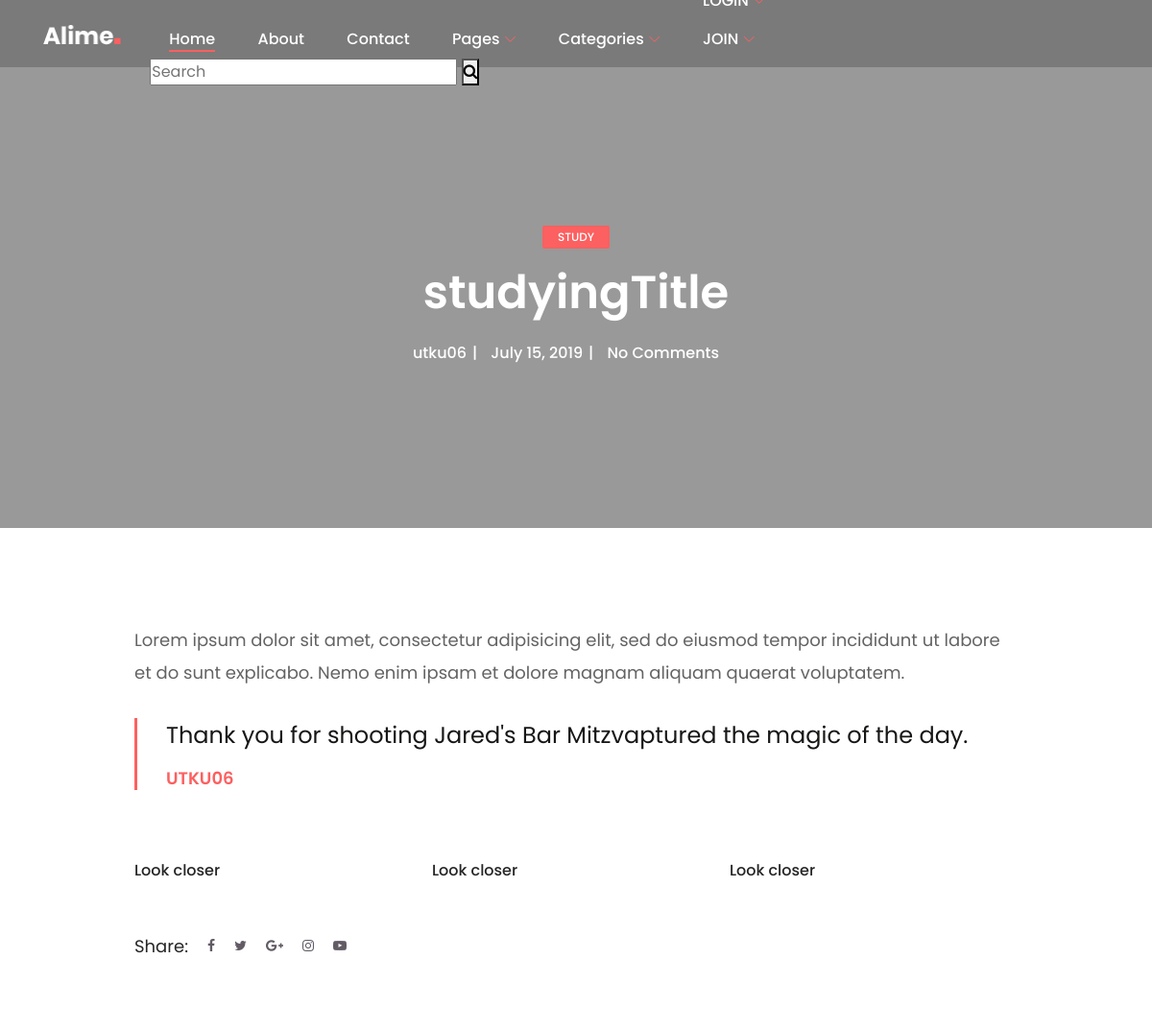
The app's page /post/37/studyingtitle/ (upper part), older data.
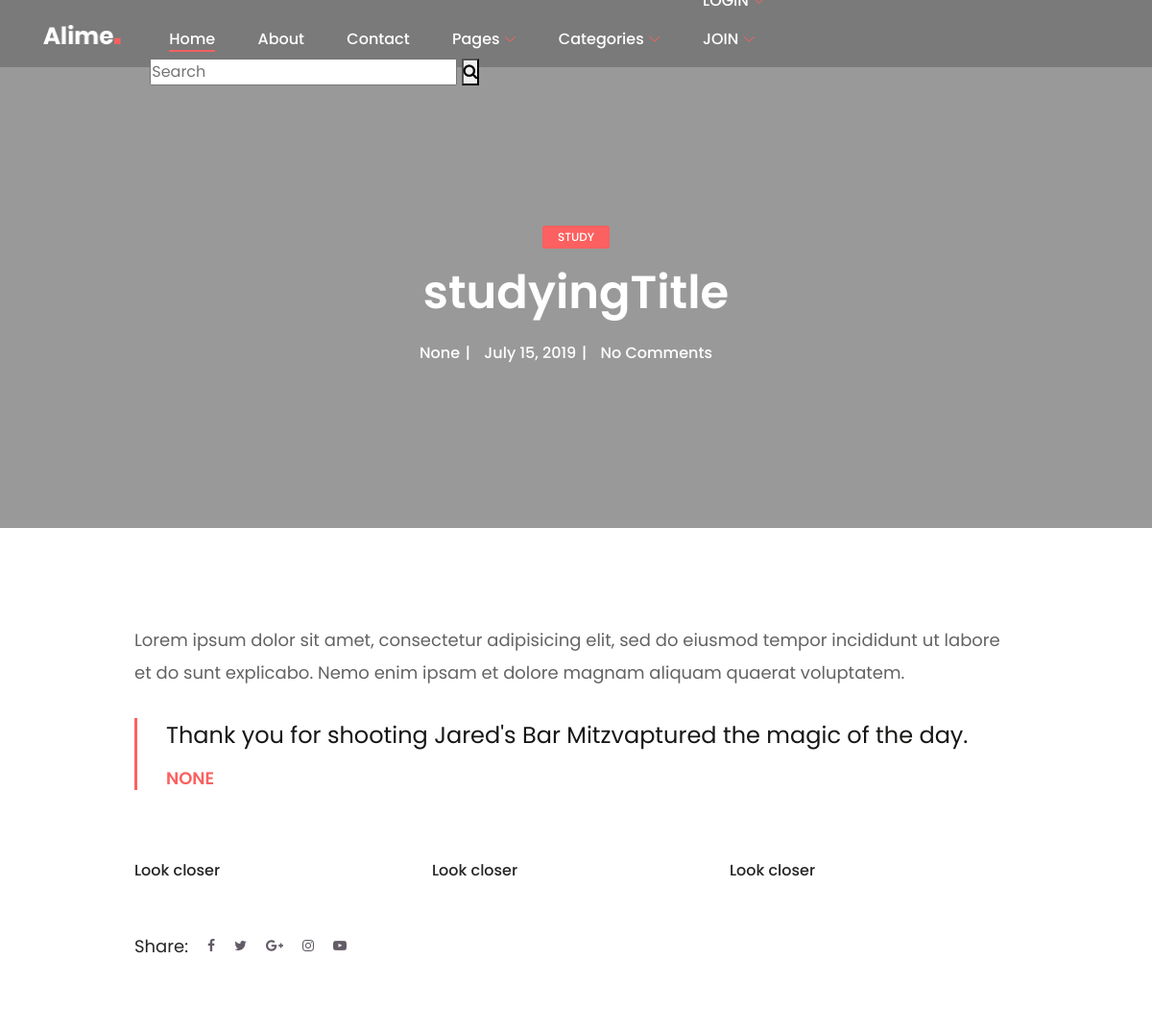
The same page, newer data.
### post/models.py (models this page shows, shortened)
class Post(models.Model):
    STATUS = (
        ('True', 'Evet'),
        ('False', 'Hayır'),
    )
    category = models.ForeignKey(Category, on_delete=models.CASCADE)
    title = models.CharField(max_length=150)
    keyword = models.CharField(max_length=255)
    description = models.CharField(max_length=255)
    image = models.ImageField(blank=True, upload_to="images/")
    detail = RichTextUploadingField()
    status = models.CharField(max_length=10, choices=STATUS)
    create_at = models.DateTimeField(auto_now_add=True)
    update_at = models.DateTimeField(auto_now=True)
    slug = models.SlugField(null=False, unique=True)
    user = models.ForeignKey(User, on_delete=models.SET_NULL, null=True)
    def image_tag(self):
        if self.image:
            return mark_safe('<img src="%s" height="50"/>'%self.image.url)
        else:
            return 'No Image Found'
    image_tag.short_description = 'Image'

class Category(MPTTModel):
    STATUS = (
        ('True', 'Evet'),
        ('False', 'Hayır'),
    )
    title = models.CharField(max_length=30, unique=True)
    keyword = models.CharField(max_length=255)
    description = models.CharField(max_length=255)
    image = models.ImageField(blank=True, upload_to="images/")
    status = models.CharField(max_length=10, choices=STATUS)
    slug = models.SlugField(null=False, unique=True)
    parent = TreeForeignKey('self', blank=True, null=True, related_name='children', on_delete=models.CASCADE)
    create_at = models.DateTimeField(auto_now_add=True)
    update_at = models.DateTimeField(auto_now=True)
    class MPTTMeta:
        order_insertion_by = ['title']
    def __str__(self):
        full_path = [self.title]
        k = self.parent
        while k is not None:
            full_path.append(k.title)
            k = k.parent
        return ' / '.join(full_path[::-1])

### home/views.py (the view)
# urls.py: path('post/<int:id>/<slug:slug>/', views.post_detail, name='post_detail'),
def post_detail(request, id, slug):
    category = Category.objects.all()
    post = Post.objects.get(pk=id)
    images = Images.objects.filter(post_id=id)
    comments = Comment.objects.filter(post_id=id, status=True)
    context = {'category': category,
               'post': post,
               'image': images,
               'comments': comments,
               }
    return render(request, 'post_detail.html', context)

### home/templates/post_detail.html (shortened to what this page needs)
{% extends "homebase.html"%}
{% block head %} <link rel='shortcut icon' type='image/x-icon' href='{{ setting.icon.url }}' />
{% load static %}
{% endblock %}
{% block content %}
    <section class="breadcrumb-area blog bg-img bg-overlay jarallax" style="background: url({{post.image.url}})no-repeat; background-size: 100%;">
        <div class="container h-100">
            <div class="row h-100 align-items-center">
                <div class="col-12">
                    <div class="breadcrumb-content text-center">
                        <a href="/category/{{ post.category_id }}/{{ post.category.slug }}" class="btn post-catagory">{{post.category}}</a>
                        <h2 class="page-title">{{ post.title }}</h2>
                        <div class="post-meta">
                            <a href="#" class="post-author">{{ post.user}}</a>
                            <a href="#" class="post-date">July 15, 2019</a>
                            <a href="#" class="post-comments">No Comments</a>
                        </div>
                    </div>
                </div>
            </div>
        </div>
    </section>
    <div class="alime--blog-area section-padding-80">
        <div class="container">
            <div class="row justify-content-center">
                <div class="col-12 col-lg-10">
                    <div class="blog-details-text">
                        <p>{{ post.detail |safe }}</p>
                        <blockquote class="alime-blockquote">
                            <h4>Thank you for shooting Jared's Bar Mitzvaptured the magic of the day.</h4>
                            <h6>{{ post.user}}</h6>
                        </blockquote>
                        <div class="my-5">
                            <div class="row">
                                {% for rs in image %}
                                <div class="col-12 col-lg-4">
                                    <div class="hover-content">
                            <a href="{{ rs.image.url }}" class="portfolio-img">Look closer</a>
                             </div>
                                </div>
                                {% endfor %}
                            </div>
                        </div>
                    <div class="post-author-area mt-50 d-flex align-items-center justify-content-between">
                        <div class="post-social-info d-flex align-items-center">
                            <p>Share:</p>
                            <a href="#"><i class="fa fa-facebook" aria-hidden="true"></i></a>
                            <a href="#"><i class="fa fa-twitter" aria-hidden="true"></i></a>
                            <a href="#"><i class="fa fa-google-plus" aria-hidden="true"></i></a>
                            <a href="#"><i class="fa fa-instagram" aria-hidden="true"></i></a>
                            <a href="#"><i class="fa fa-youtube-play" aria-hidden="true"></i></a>
                        </div>
                    </div>
                </div>
            </div>
        </div>
    </div>
    </div>
{% endblock %}

Row changes from the older to the newer data that the page shows:
changed Post "studyingTitle": user "utku06" → "None"; user "UTKU06" → "NONE"
